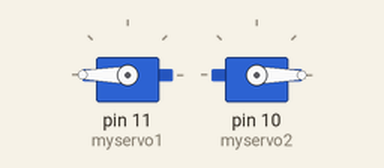
This sketch was run on a simulated Arduino Uno, built with avr-gcc and run on an emulated ATmega328P. Shown: 2 × servo.

Above: at 0.05 s.
At 1.3 s:
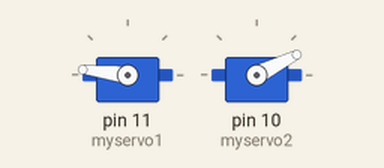
At 2.55 s:
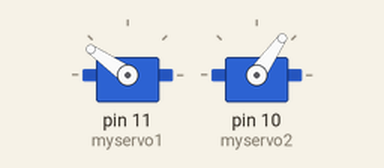
At 5.05 s:
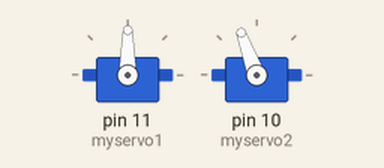
Timing chart, 0 to 6.6 s (numbered marks = the images above):
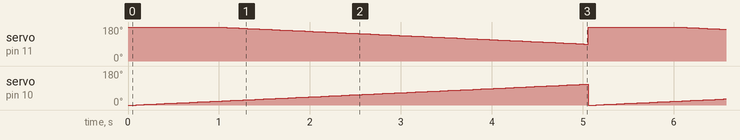

The sketch:

Area_Mapper_Arduino.ino
```cpp
#include <Servo.h>

Servo myservo1;
Servo myservo2;// create servo object to control a servo
// twelve servo objects can be created on most boards

int pos = 90;    // variable to store the servo position

void setup() {
  myservo1.attach(11);  // attaches the servo on pin 9 to the servo object
  myservo2.attach(10);
}

void loop() {
  for (pos = 200; pos <= 200; pos += 1) { // goes from 0 degrees to 180 degrees
    // in steps of 1 degree
    myservo1.write(pos);              // tell servo to go to position in variable 'pos'
    myservo2.write(200-pos);
    delay(45);                   // waits 15ms for the servo to reach the position
  }
  for (pos = 200; pos >= 90; pos -= 1) { // goes from 180 degrees to 0 degrees
    myservo1.write(pos);              // tell servo to go to position in variable 'pos'
    myservo2.write(200-pos);
    delay(45);
    // waits 15ms for the servo to reach the position
  }
}
```

Measured:
- by itself, servo on pin 11 (myservo1): ramps from 180° to 90° and jumps back, once every 5.1 s
- by itself, servo on pin 10 (myservo2): ramps from 0° to 110° and jumps back, once every 5.1 s
